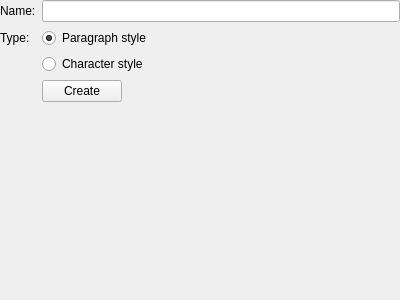
<?xml version="1.0" encoding="UTF-8"?>
<ui version="4.0">
 <class>NewStyleWidget</class>
 <widget class="QWidget" name="NewStyleWidget">
  <property name="geometry">
   <rect>
    <x>0</x>
    <y>0</y>
    <width>400</width>
    <height>300</height>
   </rect>
  </property>
  <layout class="QGridLayout" name="gridLayout">
   <property name="margin">
    <number>0</number>
   </property>
   <item row="0" column="0">
    <widget class="QLabel" name="label">
     <property name="text">
      <string>Name:</string>
     </property>
     <property name="buddy">
      <cstring>name</cstring>
     </property>
    </widget>
   </item>
   <item row="0" column="1" colspan="2">
    <widget class="QLineEdit" name="name"/>
   </item>
   <item row="1" column="0">
    <widget class="QLabel" name="label_2">
     <property name="text">
      <string>Type:</string>
     </property>
     <property name="buddy">
      <cstring>paragraph</cstring>
     </property>
    </widget>
   </item>
   <item row="1" column="1" colspan="2">
    <widget class="QRadioButton" name="paragraph">
     <property name="text">
      <string>Paragraph style</string>
     </property>
     <property name="checked">
      <bool>true</bool>
     </property>
    </widget>
   </item>
   <item row="2" column="1" colspan="2">
    <widget class="QRadioButton" name="character">
     <property name="text">
      <string>Character style</string>
     </property>
    </widget>
   </item>
   <item row="3" column="1">
    <widget class="QPushButton" name="create">
     <property name="text">
      <string>Create</string>
     </property>
    </widget>
   </item>
   <item row="3" column="2">
    <spacer name="spacer">
     <property name="orientation">
      <enum>Qt::Horizontal</enum>
     </property>
     <property name="sizeHint" stdset="0">
      <size>
       <width>264</width>
       <height>20</height>
      </size>
     </property>
    </spacer>
   </item>
   <item row="4" column="0" colspan="3">
    <spacer name="spacer_2">
     <property name="orientation">
      <enum>Qt::Vertical</enum>
     </property>
     <property name="sizeHint" stdset="0">
      <size>
       <width>221</width>
       <height>180</height>
      </size>
     </property>
    </spacer>
   </item>
  </layout>
 </widget>
 <resources/>
 <connections/>
</ui>
